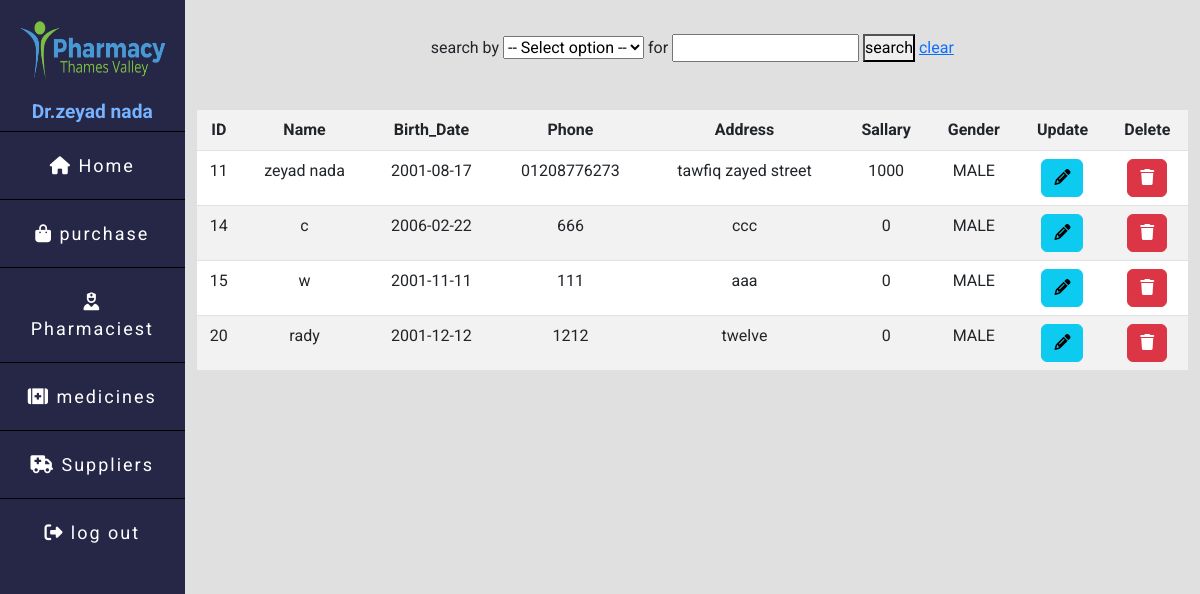
The page /manage_pharmacist.php (signed in) on the database its author committed.
### tables this page shows
CREATE TABLE `pharmacist` (
  `ID` int(11) NOT NULL,
  `name` varchar(100) NOT NULL,
  `birth_date` date NOT NULL,
  `phone` varchar(15) NOT NULL,
  `address` varchar(100) NOT NULL,
  `salary` int(11) NOT NULL,
  `gender` enum('MALE','FEMALE') NOT NULL,
  `email` varchar(200) NOT NULL,
  `password` varchar(100) NOT NULL
);

### database/database.php (called while the page is built, shortened)
<?php
function database_connection()
{
    $conn = mysqli_connect('localhost', 'root', '', 'pharmacy');
    return $conn;
}
function get_all_pharmacists()
{
    $conn = database_connection();
    $result = mysqli_query($conn, 'select * from pharmacy.pharmacist');
    $pharmacists = mysqli_fetch_all($result, MYSQLI_ASSOC);
    return $pharmacists;
}

### manage_pharmacist.php (the view, shortened to what this page needs)
<?php require_once __DIR__ . '/database/database.php';
$search_for = '';
if (isset($_GET['search_by'], $_GET['search_for'])) {
    $search_by = $_GET['search_by'];
    $search_for = $_GET['search_for'];
    $pharmacists = search_pharmacist($search_by, $search_for);
} else {
    $pharmacists = get_all_pharmacists();
}
?>
<?php require_once __DIR__ . '/templates/header.php' ?>
<br>
<form action="manage_pharmacist.php" method="get">
    <label for="search_by">search by</label>
    <select name="search_by" id="search_by">
        <option value="" hidden selected disabled>-- Select option --</option>
    </select>
    <label for="search_for">for</label>
    <input type="text" name="search_for" value="<?= $search_for ?>">
    <button type="submit" value="search">search</button>
    <a href="manage_pharmacist.php">clear</a>
</form>
<br>
<br>
<table class="table table-striped table-hover">
    <tr>
        <th>ID</th>
        <th>Name</th>
        <th>Birth_Date</th>
        <th>Phone</th>
        <th>Address</th>
        <th>Sallary</th>
        <th>Gender</th>
        <th>Update</th>
        <th>Delete</th>
    </tr>
    <?php
    foreach ($pharmacists as $pharmacist) : ?>
        <tr>
            <td><?= $pharmacist['ID'] ?></td>
            <td><?= $pharmacist['name'] ?></td>
            <td><?= $pharmacist['birth_date'] ?></td>
            <td><?= $pharmacist['phone'] ?></td>
            <td><?= $pharmacist['address'] ?></td>
            <td><?= $pharmacist['salary'] ?></td>
            <td><?= $pharmacist['gender'] ?></td>
            <td>
                <a class="btn btn-info" href="./pharmacist_update.php?ID=<?= $pharmacist['ID'] ?>" role="button">
                    <i class="fa-solid fa-pencil"></i>
                </a>
            </td>
            <td>
                <a class="btn btn-danger" href="./manage_pharmacist.php?ID=<?= $pharmacist['ID'] ?>">
                    <i class="fa-solid fa-trash" style="color: #ffffff;"></i>
                </a>
            </td>
        </tr>
    <?php endforeach ?>
</table>
<?php require_once __DIR__ . '/templates/footer.php' ?>

### templates/header.php (shortened to what this page needs)
<?php
$user = $_SESSION['user'];
?>
<!DOCTYPE html>
<html lang="en">
<head>
    <link rel="stylesheet" href="css/standard.css">
    <link rel="stylesheet" href="https://cdnjs.cloudflare.com/ajax/libs/font-awesome/6.3.0/css/all.min.css" />
    <link rel="stylesheet" href="https://cdn.jsdelivr.net/npm/bootstrap@5.3.0-alpha3/dist/css/bootstrap.min.css">
    <link rel="stylesheet" href="https://cdnjs.cloudflare.com/ajax/libs/font-awesome/6.4.0/css/all.min.css">
</head>
<body>
    <div class="main">
        <div class="aside">
            <div class="aside__logo">
                <img src="images/pngwing.com_2.png" alt="">
            </div>
            <h3 class="aside__text">Dr.<?= $user['name'] ?></h3>
            <div class="aside__buttonsBox">
                <div class="aside__buttonsBox__button">
                    <a href="./home.php" class="aside__buttonsBox__button__main">
                        <i class="fa-solid fa-house fa-beat" style="color: #ffffff;"></i>
                        <span>Home</span>
                    </a>
                </div>
                <div class="aside__buttonsBox__button">
                    <a href="./purchase.php" class="aside__buttonsBox__button__main">
                        <i class="fa-solid fa-bag-shopping fa-beat" style="color: #ffffff;"></i>
                        <span>purchase</span>
                    </a>
                </div>
                <div class="aside__buttonsBox__button">
                    <a class="aside__buttonsBox__button__main" data-bs-toggle="collapse" href="#collapse1" role="button" aria-expanded="false" aria-controls="collapse1">
                        <i class="fa-solid fa-user-nurse fa-beat"></i>
                        <span>Pharmaciest</span>
                    </a>
                </div>
                <div class="aside__buttonsBox__button">
                    <a class="aside__buttonsBox__button__main" data-bs-toggle="collapse" href="#collapse2" role="button" aria-expanded="false" aria-controls="collapse2">
                        <i class="fa-solid fa-kit-medical fa-beat" style="color: #ffffff;"></i>
                        <span>medicines</span>
                    </a>
                </div>
                <div class="aside__buttonsBox__button">
                    <a class="aside__buttonsBox__button__main" data-bs-toggle="collapse" href="#collapse3" role="button" aria-expanded="false" aria-controls="collapse3">
                        <i class="fa-solid fa-truck-medical fa-beat" style="color: #ffffff;"></i> <span>Suppliers</span>
                    </a>
                </div>
                <div class="aside__buttonsBox__button">
                    <a href="./logout.php" class="aside__buttonsBox__button__main">
                        <i class="fa-solid fa-right-from-bracket fa-beat" style="color: #ffffff;"></i>
                        <span>log out</span>
                    </a>
                </div>
            </div>
        </div>
        <div class="body container">

### templates/footer.php
</div>
</div>
</body>
</html>

### css/standard.css (style rules this page uses)
* { box-sizing: border-box; padding: 0; margin: 0; font-family: 'Roboto', sans-serif; }
body { background-color: #eff2f1; }
img { max-width: 100%; }
.main { display: flex; text-align: center; width: 100%; height: 100vh; }
.aside { background-color: rgb(38, 38, 71); }
.aside__logo img { height: 100px; padding: 12px; }
.aside__text { color: #76b2fe; font-size: 1.2em; font-weight: bold; }
.aside__buttonsBox { flex-direction: column; }
.aside__buttonsBox__button__main { text-decoration: none; color: #ffff; font-size: 18px; letter-spacing: 2px; padding: 20px; display: list-item; border-top: 1px solid black; }
.body { padding: 10px 20px; background-color: #e0e0e0; }

### rows shown on the page
pharmacist: name "zeyad nada", ID "11", birth_date "2001-08-17", phone "01208776273", address "tawfiq zayed street", salary "1000", gender "MALE"
pharmacist: ID "14", name "c", birth_date "2006-02-22", phone "666", address "ccc", salary "0", gender "MALE"
pharmacist: ID "15", name "w", birth_date "2001-11-11", phone "111", address "aaa", salary "0", gender "MALE"
pharmacist: ID "20", name "rady", birth_date "2001-12-12", phone "1212", address "twelve", salary "0", gender "MALE"
